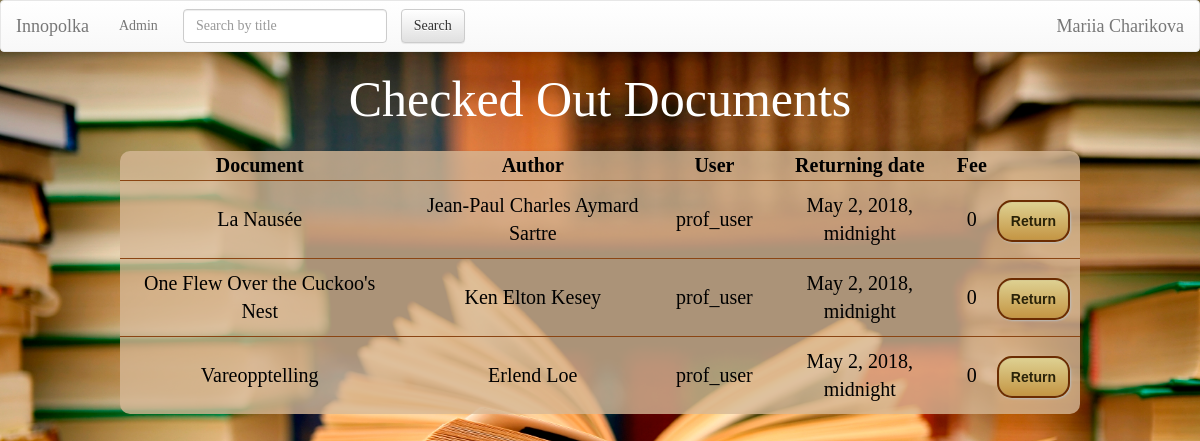
Before: /checked_out_docs/ (signed in) with the older database file.
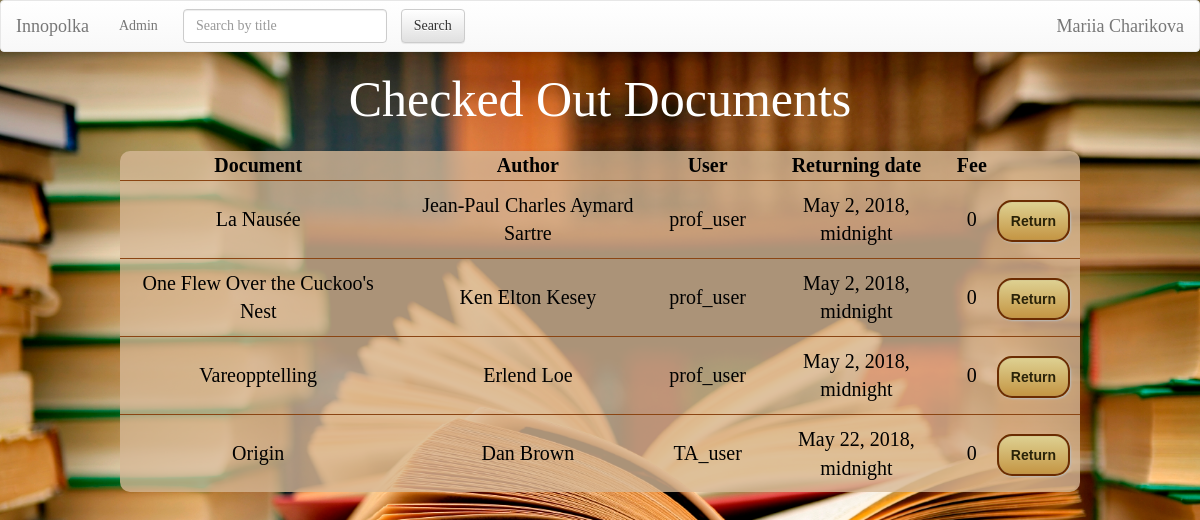
After: the same page with the newer database file.
### Documents/models.py (models this page shows, shortened)
class DocumentCopy(models.Model):
    doc = models.ForeignKey(Document, blank=True, default=None, on_delete=models.CASCADE) # link document which is checked out
    checked_up_by_whom = models.ForeignKey(User, blank=True, default=None, on_delete=models.CASCADE) # link to holder
    date = models.DateTimeField(default=str(datetime.datetime.today().strftime("%Y-%m-%d %H:%M")))
    returning_date = models.DateTimeField(default=str(datetime.datetime.today().strftime("%Y-%m-%d %H:%M")))
    time_left = models.CharField(null=True, max_length=250)
    fine_price = models.IntegerField(null=True)
    renewed = models.BooleanField(default=False)
    class Meta:
        verbose_name_plural = 'Document copies'
    def fine(self):
        if datetime.datetime.today() > self.returning_date:
            fine = int((datetime.datetime.today() - self.returning_date).days) * 100
            if fine > self.doc.price:
                return self.doc.price
            else:
                return fine
        else:
            return 0

class Document(models.Model):
    title = models.CharField(max_length=250)
    price = models.IntegerField()
    keywords = models.CharField(max_length=250) # the list of keywords stored in string
    authors = models.CharField(max_length=250) # the list of authors in string format splitted by space
    cover = models.CharField(max_length=1000, default="https://lh3.googleusercontent.com/zqfUbCXdb1oGmsNEzNxTjQU5ZlS3x46nQoB83sFbRSlMnpDTZgdVCe_LvCx-rl7sOA=w300")
    copies = models.PositiveIntegerField(default=1)
    type = models.CharField(max_length=100, default='Document')
    is_bestseller = models.BooleanField(default=False)
    is_reference = models.BooleanField(default=False)
    level = models.PositiveIntegerField(default=1)
    room = models.PositiveIntegerField(default=1)

### Documents/views.py (the view)
# urls.py: url(r'^checked_out_docs/$', views.CheckedOutDocsView.as_view(), name='checked_out_docs'),
class CheckedOutDocsView(ListView):
    model = DocumentCopy
    template_name = 'Documents/checked_out_docs.html'
    context_object_name = 'document_copies'
    def get(self, request, *args, **kwargs):
        if request.user.is_staff:
            return super().get(request, *args, **kwargs)
        return redirect('/')

### Documents/templates/Documents/checked_out_docs.html (shortened to what this page needs)
{% extends 'Documents/base.html' %}
{% load staticfiles %}
{% block body %}
    <h1> Checked Out Documents</h1>
    <table>
        <tr>
            <th class="cen">Document</th>
            <th class="cen">Author</th>
            <th class="cen">User</th>
            <th class="cen">Returning date</th>
            <th class="cen">Fee</th>
        </tr>
        <tr>
            {% for copy in document_copies %}
                <td><a href="/{{ copy.doc.id }}/">{{ copy.doc.title }}</a></td>
                <td>{{ copy.doc.authors }}</td>
                <td><a href="/user/?id={{ copy.checked_up_by_whom.id }}">{{ copy.checked_up_by_whom }}</a></td>
                <td>{{ copy.returning_date }}</td>
                <td>{{ copy.fine }}</td>
                <td><a class="button" href="/requests/return/?copy_id={{ copy.id }}" onclick="
                        return confirm('Return {{ copy.doc.title }} from {{ copy.checked_up_by_whom.username }} back?');
                        ">Return</a></td>
                </tr>
            {% endfor %}
    </table>
{% endblock %}

Changed rows visible on the page:
added DocumentCopy: doc "Origin", doc.authors "Dan Brown", checked_up_by_whom "TA_user", returning_date "May 22, 2018, midnight", fine "0"
